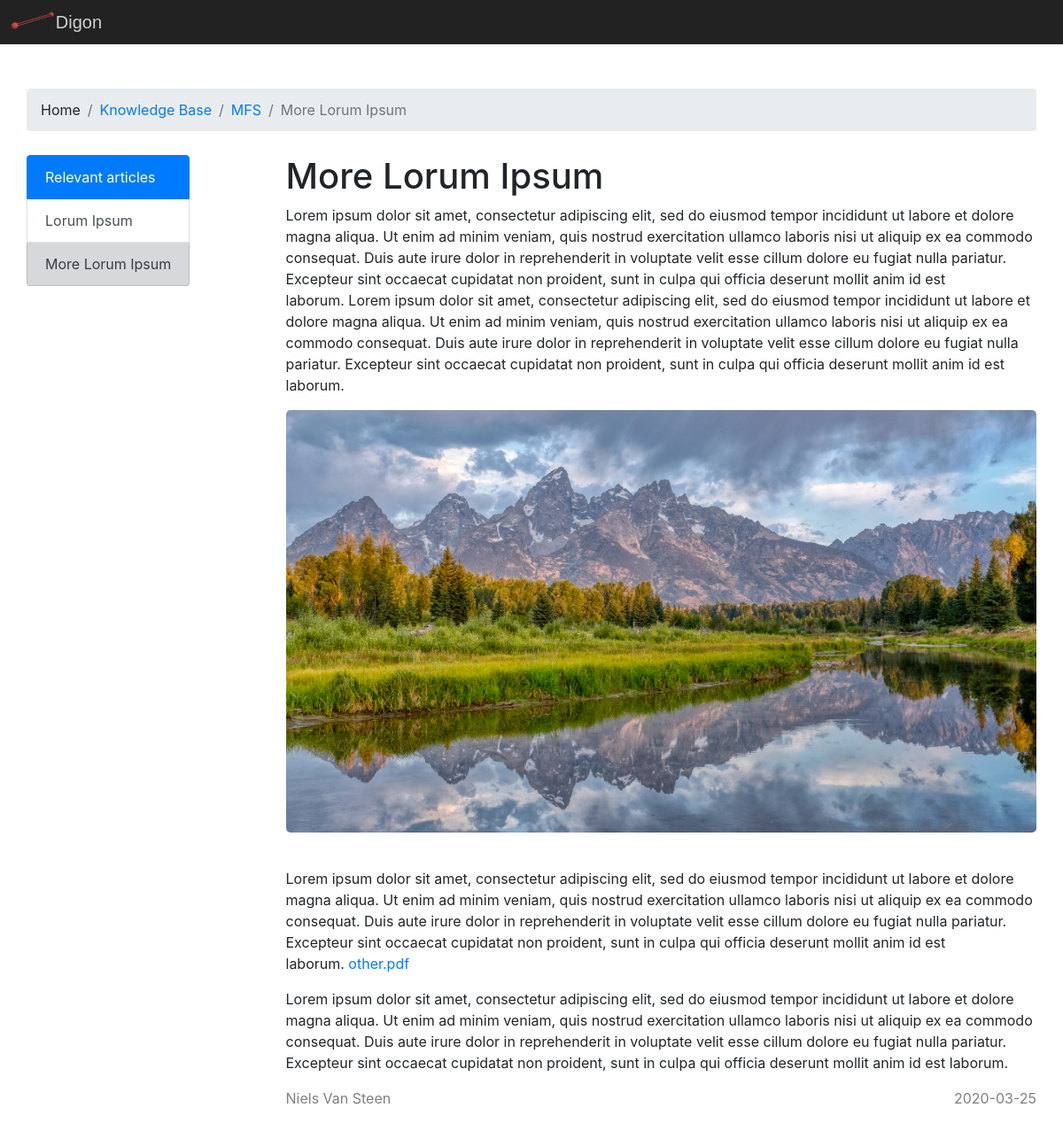
Page /pages/article.php?link=more-lorum-ipsum on the committed database.
### tables this page shows
CREATE TABLE `category` (
  `row_id` int(11) NOT NULL,
  `category` varchar(50) NOT NULL,
  `parent_id` int(11) NOT NULL
);

CREATE TABLE `article` (
  `row_id` int(11) NOT NULL,
  `author_id` int(11) NOT NULL,
  `creation_time` date NOT NULL,
  `published` tinyint(1) NOT NULL,
  `deleted` int(1) NOT NULL DEFAULT 0,
  `title` varchar(50) NOT NULL,
  `content` text NOT NULL,
  `abstract` text NOT NULL,
  `category_id` varchar(11) NOT NULL,
  `subcategory_id` varchar(11) NOT NULL,
  `signed_by` varchar(50) NOT NULL,
  `link` varchar(30) NOT NULL
);

### classes/dbh.class.php (called while the page is built, shortened)
<?php
    class Dbh {
        private $servername = "localhost";
        private $username = "root";
        private $password = "";
        private $dbname = "nicms";
        protected function connect() {
            $conn = new mysqli($this->servername, $this->username, $this->password, $this->dbname);
            return $conn;
        }
    }
?>

### classes/article.class.php (called while the page is built, shortened)
<?php
    class Article extends Dbh {
        protected function getArticle($article_link) {
            $sql = "SELECT a.row_id AS a_row_id, a.author_id AS a_author_id, a.creation_time AS a_creation_time, a.published AS a_published, a.deleted AS a_deleted, a.title AS a_title, a.content AS a_content, a.abstract
            AS a_abstract, a.category_id AS a_category_id, a.subcategory_id AS a_subcategory_id, a.signed_by AS a_signed_by, a.link AS a_link, c.row_id AS c_row_id, c.category AS c_category, c.parent_id AS c_parent_id,
            s.row_id AS s_row_id, s.category AS s_category, s.parent_id AS s_parent_id, u.row_id AS u_row_id, u.display_name AS u_displayname FROM article a
            LEFT JOIN category c ON a.category_id = c.row_id
            LEFT JOIN category s ON a.subcategory_id = s.row_id
            LEFT JOIN user u ON a.author_id = u.row_id
            WHERE a.link='$article_link'";
            $result = $this->connect()->query($sql);
            return $result;
        }
        protected function getArticleFromSubcat($subcat_id) {
            $sql = "SELECT a.row_id AS a_row_id, a.author_id AS a_author_id, a.creation_time AS a_creation_time, a.published AS a_published, a.deleted AS a_deleted, a.title AS a_title, a.content AS a_content, a.abstract
            AS a_abstract, a.category_id AS a_category_id, a.subcategory_id AS a_subcategory_id, a.signed_by AS a_signed_by, a.link AS a_link, c.row_id AS c_row_id, c.category AS c_category, c.parent_id AS c_parent_id,
            s.row_id AS s_row_id, s.category AS s_category, s.parent_id AS s_parent_id, u.row_id AS u_row_id, u.display_name AS u_displayname FROM article a
            LEFT JOIN category c ON a.category_id = c.row_id
            LEFT JOIN category s ON a.subcategory_id = s.row_id
            LEFT JOIN user u ON a.author_id = u.row_id
            WHERE a.subcategory_id=$subcat_id AND a.deleted=0 AND a.published=1
            ORDER BY a.row_id ASC";
            $result = $this->connect()->query($sql);
            return $result;
        }
    }
?>

### classes/articlecontr.class.php (called while the page is built, shortened)
<?php
    class ArticleContr extends Article {
        public function getArticleID($articleLink) {
            $result = $this->getArticle($articleLink);
            if ($result->num_rows > 0) {
                while($row = $result->fetch_assoc()) {
                    return $row["a_row_id"];
                }
            }
        }
        public function getArticleTitle($articleLink) {
            $result = $this->getArticle($articleLink);
            if ($result->num_rows > 0) {
                while($row = $result->fetch_assoc()) {
                    return $row["a_title"];
                }
            }
        }
        public function getArticleCatID($articleLink) {
            $result = $this->getArticle($articleLink);
            if ($result->num_rows > 0) {
                while($row = $result->fetch_assoc()) {
                    return $row["c_row_id"];
                }
            }
        }
        public function getArticleSubcatID($articleLink) {
            $result = $this->getArticle($articleLink);
            if ($result->num_rows > 0) {
                while($row = $result->fetch_assoc()) {
                    return $row["s_row_id"];
                }
            }
        }
    }
?>

### classes/category.class.php (called while the page is built, shortened)
<?php
    class Category extends Dbh {
        protected function getCategory($categoryID) {
            $sql = "SELECT * FROM category WHERE row_id=$categoryID";
            $result = $this->connect()->query($sql);
            return $result;
        }
    }
?>

### classes/categorycontr.class.php (called while the page is built, shortened)
<?php
    class CategoryContr extends Category {
        public function getSubcat($subcatID) {
            $subcatID = $this->connect()->real_escape_string($subcatID);
            $result = $this->getCategory($subcatID);
            if ($result->num_rows > 0) {
                while($row = $result->fetch_assoc()) {
                    return $row["category"];
                }
            }
        }
    }
?>

### pages/article.php (the view, shortened to what this page needs)
<?php
    include_once("../includes/autoload.inc.php");
    $CategoryViewObj = new CategoryView();
    $ArticelViewObj = new ArticleView($linkUrl);
    $articleContrObj = new ArticleContr();
    $CategoryContrObj = new CategoryContr();
    if (isset($_GET["link"])) {
        $articleLink = $_GET["link"];
        if(!$articleContrObj->getArticleID($articleLink)) {
            header("Location: ".$linkUrl."index");
        }
        $articleID = $articleContrObj->getArticleID($articleLink);
        $articleTitle = $articleContrObj->getArticleTitle($articleLink);
        $articleCatID = $articleContrObj->getArticleCatID($articleLink);
        $articleSubcatID = $articleContrObj->getArticleSubcatID($articleLink);
        $articleSubcat = $CategoryContrObj->getSubcat($articleSubcatID);
    } else {
        header("Location: ".$linkUrl."index");
    }
?>
<!DOCTYPE html>
<html lnag="nl">
    <head>
        <?php
            include "../includes/head.inc.php";
        ?>
    </head>
    <body>
        <?php
            include_once "../includes/header.inc.php";
        ?>
        <main class="general-main articles-main container">
            <nav class="container general-nav articles-article-breadcrumbs" aria-label="breadcrumb">
                <ol class="breadcrumb">
                  <li class="breadcrumb-item">Home</li>
                  <li class="breadcrumb-item active" aria-current="page"><a href="<?php echo $linkUrl; ?>index"><?php echo $CategoryViewObj->showCategory($articleCatID) ?></a></li>
                  <li class="breadcrumb-item active" aria-current="page"><a href="<?php echo $linkUrl; ?>index"><?php echo $articleSubcat ?></a></li>
                  <li class="breadcrumb-item active" aria-current="page"><?php echo $articleTitle ?></li>
                </ol>
            </nav>
            <div class="row articles-article-container">
                <div class="col-lg-3 col-md-12 col-sm-12 articles-sidebar-container">
                    <div class='list-group articles-list-group-relevant-articles'>
                        <a class='list-group-item list-group-item-action active disabled list-group-items-header'>Relevant articles</a>
                        <?php
                            $ArticelViewObj->showRelevantArticles($articleSubcatID,$articleID);
                        ?>
                    </div>
                </div>
                <div class="col-lg-9 col-md-12 col-sm-12 articles-article-overview-container">
                    <?php
                        $ArticelViewObj->showFullArticle($articleLink);
                    ?>
                </div>
            </div>
        </main>
        <link rel="stylesheet" href="https://maxcdn.bootstrapcdn.com/bootstrap/4.4.1/css/bootstrap.min.css">
    </body>
</html>

### classes/categoryview.class.php (shortened to what this page needs)
<?php
    class CategoryView extends Category {
        public function showCategory($categoryID) {
            $categoryID = $this->connect()->real_escape_string($categoryID);
            $result = $this->getCategory($categoryID);
            if ($result->num_rows > 0) {
               while($row = $result->fetch_assoc()) {
                   echo $row["category"];
               }
            }
        }
    }
?>

### classes/articleview.class.php (shortened to what this page needs)
<?php
    class ArticleView extends Article {
        protected $linkUrl = '';
        public function __construct($linkUrl) {
            $this->linkUrl = $linkUrl;
        }
        public function showRelevantArticles($subcatID,$articleID) {
            $subcatID = $this->connect()->real_escape_string($subcatID);
            $articleID = $this->connect()->real_escape_string($articleID);
            $result = $this->getArticleFromSubcat($subcatID);
            if ($result->num_rows > 0) {
                while($row = $result->fetch_assoc()) {
                    if ($articleID == $row["a_row_id"]) {
                        echo "<a href='".$this->linkUrl."article/".$row['a_link']."' class='list-group-item list-group-item-action list-group-item-secondary'>".$row['a_title']."</a>";
                    } else {
                        echo "<a href='".$this->linkUrl."article/".$row['a_link']."' class='list-group-item list-group-item-action'>".$row['a_title']."</a>";
                    }
                }
            } else {
               echo " <a class='list-group-item list-group-item-action'>No articles found.</a>";
            }
        }
        public function showFullArticle($articleLink) {
            $FunctionsObj = new Functions();
            $articleLink = $this->connect()->real_escape_string($articleLink);
            $result = $this->getArticle($articleLink);
            if ($result->num_rows > 0) {
                while($row = $result->fetch_assoc()) {
                    echo "<h1 class='articles-article-title'>".$row['a_title']."</h1>";
                    echo " <article class='articles-article-content'>";
                    echo $row['a_content'];
                    echo "</article>";
                    echo " <article class='articles-article-info'>";
                    echo "<p>".$row['a_signed_by']."</p>";
                    echo "<p>".$row['a_creation_time']."</p>";
                    echo "</article>";
                }
            } else {
                $FunctionsObj->outcomeMessage("warning","No articles have been found");
            }
        }
    }
?>

### styles/style.css (style rules this page uses)
* { margin: 0; padding: 0; scroll-behavior: smooth; }
.general-nav { margin: 100px 0px 25px 0px !important; padding: 0px !important; }
.general-main { margin-top: 25px !important; margin: 100px auto 100px auto !important; }
.list-group-item { cursor: pointer; }
.articles-article-breadcrumbs { position: fixed; top: 0px; z-index: 100; margin-top: 50px !important; padding-top: 50px !important; background-color: white; }
.articles-main { padding: 0px !important; margin-top: 0px !important; }
.articles-article-container { padding-top: 175px; }
.articles-sidebar-container { position: relative; }
.articles-list-group-relevant-articles { position: fixed; }
.articles-article-content p { display: inline-block !important; }
.articles-article-img { display: inline-block; max-width: 100% !important; border-radius: 5px; }
.articles-article-info { display: grid; grid-template-columns: 1fr 1fr; }
.articles-article-info p { color: grey; }
.articles-article-info p:nth-child(2) { text-align: right; }
@media (min-width: 1200px) { main, .general-nav, .inner-header { width: 970px; } }
@media (min-width: 1200px) { main, .general-nav, .inner-header { width: 1180px; } }

### rows in the picture
category: category "Knowledge Base"
article: category.row_id+category "MFS", title "More Lorum Ipsum", content "Lorem ipsum dolor sit amet, consectetur adipiscing elit, sed do eiusmod tempor incididunt ut labore et dolore magna aliqua. Ut enim ad minim veniam, quis nostrud exercitation ullamco laboris nisi ut aliquip ex ea commodo consequat. Duis aute irure dolor in reprehenderit in voluptate velit esse cillum dolore eu fugiat nulla pariatur. Excepteur sint occaecat cupidatat non proident, sunt in culpa qui officia deserunt mollit anim id est laborum. Lorem ipsum dolor sit amet, consectetur adipiscing elit, sed do eiusmod tempor incididunt ut labore et dolore magna aliqua. Ut enim ad minim veniam, quis nostrud exercitation ullamco laboris nisi ut aliquip ex ea commodo consequat. Duis aute irure dolor…", content (picture), signed_by "Niels Van Steen", creation_time "2020-03-25"
article: title "Lorum Ipsum"
